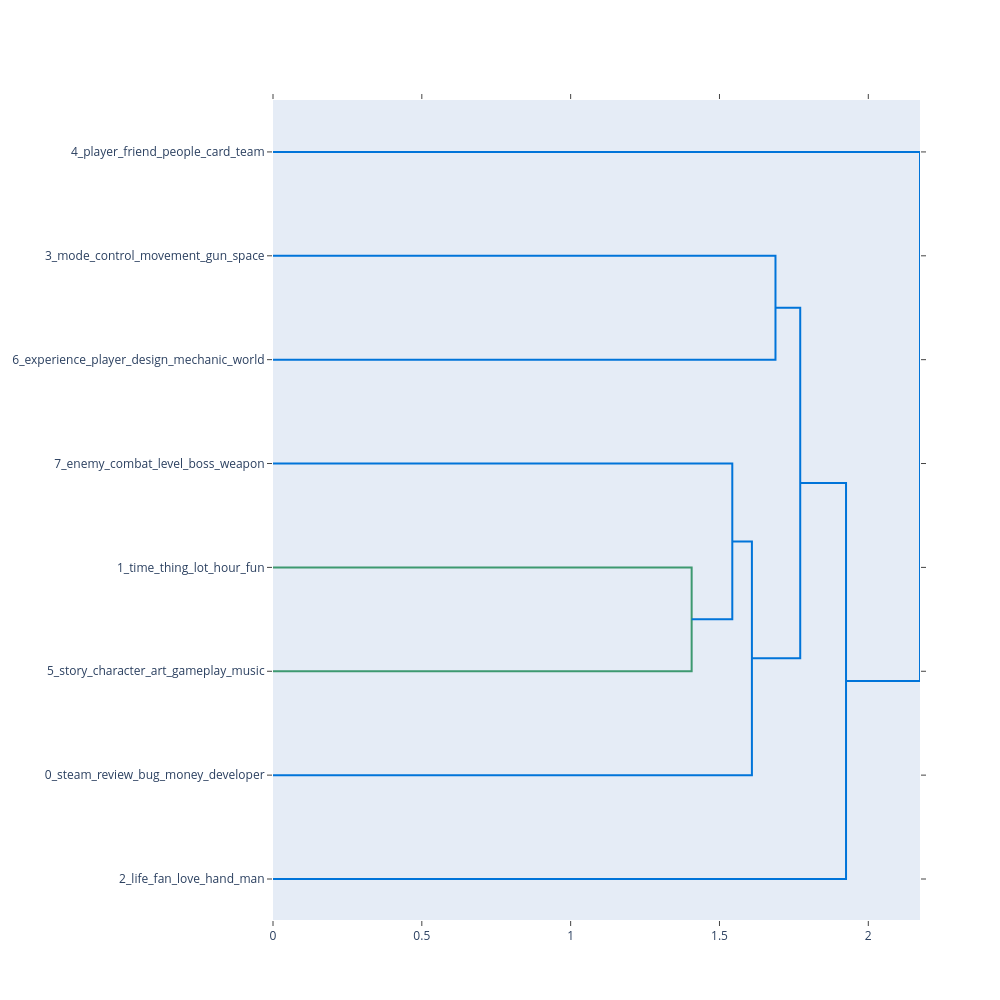

Notebook cell for this chart:
### Code cell
fig = model.visualize_topic_hierarchy()
fig.show()

### Figure 1 — Plotly figure (JSON) as saved in the notebook; plotly's stock layout.template omitted (floating-point values rounded to 4 significant figures)
{"data": [{"hoverinfo": "text", "marker": {"color": "rgb(0,116,217)"}, "mode": "lines", "type": "scatter", "x": [0.0, 1.688, 1.688, 0.0], "xaxis": "x", "y": [-15.0, -15.0, -25.0, -25.0], "yaxis": "y"}, {"hoverinfo": "text", "marker": {"color": "rgb(61,153,112)"}, "mode": "lines", "type": "scatter", "x": [0.0, 1.407, 1.407, 0.0], "xaxis": "x", "y": [-45.0, -45.0, -55.0, -55.0], "yaxis": "y"}, {"hoverinfo": "text", "marker": {"color": "rgb(0,116,217)"}, "mode": "lines", "type": "scatter", "x": [0.0, 1.543, 1.543, 1.407], "xaxis": "x", "y": [-35.0, -35.0, -50.0, -50.0], "yaxis": "y"}, {"hoverinfo": "text", "marker": {"color": "rgb(0,116,217)"}, "mode": "lines", "type": "scatter", "x": [1.543, 1.609, 1.609, 0.0], "xaxis": "x", "y": [-42.5, -42.5, -65.0, -65.0], "yaxis": "y"}, {"hoverinfo": "text", "marker": {"color": "rgb(0,116,217)"}, "mode": "lines", "type": "scatter", "x": [1.688, 1.771, 1.771, 1.609], "xaxis": "x", "y": [-20.0, -20.0, -53.75, -53.75], "yaxis": "y"}, {"hoverinfo": "text", "marker": {"color": "rgb(0,116,217)"}, "mode": "lines", "type": "scatter", "x": [1.771, 1.925, 1.925, 0.0], "xaxis": "x", "y": [-36.88, -36.88, -75.0, -75.0], "yaxis": "y"}, {"hoverinfo": "text", "marker": {"color": "rgb(0,116,217)"}, "mode": "lines", "type": "scatter", "x": [0.0, 2.174, 2.174, 1.925], "xaxis": "x", "y": [-5.0, -5.0, -55.94, -55.94], "yaxis": "y"}], "layout": {"autosize": false, "height": 1000, "hovermode": "closest", "showlegend": false, "width": 1000, "xaxis": {"mirror": "allticks", "rangemode": "tozero", "showgrid": false, "showline": true, "showticklabels": true, "ticks": "outside", "type": "linear", "zeroline": false}, "yaxis": {"mirror": "allticks", "rangemode": "tozero", "showgrid": false, "showline": true, "showticklabels": true, "tickmode": "array", "ticks": "outside", "ticktext": ["4_player_friend_people_card_team", "3_mode_control_movement_gun_space", "6_experience_player_design_mechanic_world", "7_enemy_combat_level_boss_weapon", "1_time_thing_lot_hour_fun", "5_story_character_art_gameplay_music", "0_steam_review_bug_money_developer", "2_life_fan_love_hand_man"], "tickvals": [-5, -15, -25, -35, -45, -55, -65, -75], "type": "linear", "zeroline": false}}}
